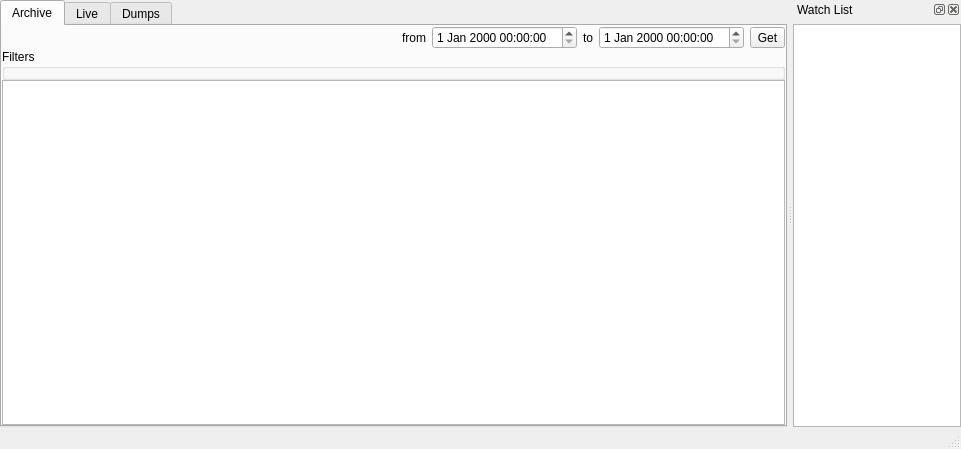
<?xml version="1.0" encoding="UTF-8"?>
<ui version="4.0">
 <class>MainWindow</class>
 <widget class="QMainWindow" name="MainWindow">
  <property name="geometry">
   <rect>
    <x>0</x>
    <y>0</y>
    <width>961</width>
    <height>449</height>
   </rect>
  </property>
  <property name="windowTitle">
   <string>TMInspector</string>
  </property>
  <widget class="QWidget" name="centralWidget">
   <layout class="QHBoxLayout" name="horizontalLayout_3">
    <property name="leftMargin">
     <number>0</number>
    </property>
    <property name="topMargin">
     <number>0</number>
    </property>
    <property name="rightMargin">
     <number>0</number>
    </property>
    <property name="bottomMargin">
     <number>0</number>
    </property>
    <item>
     <widget class="QTabWidget" name="tabWidget">
      <property name="enabled">
       <bool>true</bool>
      </property>
      <property name="tabPosition">
       <enum>QTabWidget::North</enum>
      </property>
      <property name="tabShape">
       <enum>QTabWidget::Rounded</enum>
      </property>
      <property name="currentIndex">
       <number>0</number>
      </property>
      <property name="elideMode">
       <enum>Qt::ElideNone</enum>
      </property>
      <property name="usesScrollButtons">
       <bool>false</bool>
      </property>
      <property name="documentMode">
       <bool>false</bool>
      </property>
      <property name="tabsClosable">
       <bool>false</bool>
      </property>
      <property name="movable">
       <bool>false</bool>
      </property>
      <property name="tabBarAutoHide">
       <bool>false</bool>
      </property>
      <widget class="QWidget" name="tab">
       <attribute name="title">
        <string>Archive</string>
       </attribute>
       <layout class="QVBoxLayout" name="verticalLayout_2">
        <property name="spacing">
         <number>0</number>
        </property>
        <property name="leftMargin">
         <number>0</number>
        </property>
        <property name="topMargin">
         <number>0</number>
        </property>
        <property name="rightMargin">
         <number>0</number>
        </property>
        <property name="bottomMargin">
         <number>0</number>
        </property>
        <item>
         <layout class="QHBoxLayout" name="horizontalLayout">
          <property name="sizeConstraint">
           <enum>QLayout::SetMinimumSize</enum>
          </property>
          <item>
           <spacer name="horizontalSpacer">
            <property name="orientation">
             <enum>Qt::Horizontal</enum>
            </property>
            <property name="sizeType">
             <enum>QSizePolicy::Minimum</enum>
            </property>
            <property name="sizeHint" stdset="0">
             <size>
              <width>300</width>
              <height>20</height>
             </size>
            </property>
           </spacer>
          </item>
          <item>
           <spacer name="horizontalSpacer_2">
            <property name="orientation">
             <enum>Qt::Horizontal</enum>
            </property>
            <property name="sizeType">
             <enum>QSizePolicy::MinimumExpanding</enum>
            </property>
            <property name="sizeHint" stdset="0">
             <size>
              <width>100</width>
              <height>20</height>
             </size>
            </property>
           </spacer>
          </item>
          <item>
           <widget class="QLabel" name="label">
            <property name="text">
             <string>from</string>
            </property>
            <property name="alignment">
             <set>Qt::AlignRight|Qt::AlignTrailing|Qt::AlignVCenter</set>
            </property>
           </widget>
          </item>
          <item>
           <widget class="QDateTimeEdit" name="dateTimeEdit_start"/>
          </item>
          <item>
           <widget class="QLabel" name="label_2">
            <property name="text">
             <string>to</string>
            </property>
            <property name="alignment">
             <set>Qt::AlignRight|Qt::AlignTrailing|Qt::AlignVCenter</set>
            </property>
           </widget>
          </item>
          <item>
           <widget class="QDateTimeEdit" name="dateTimeEdit_stop"/>
          </item>
          <item>
           <widget class="QToolButton" name="commandLinkButton">
            <property name="text">
             <string>Get</string>
            </property>
           </widget>
          </item>
         </layout>
        </item>
        <item>
         <widget class="QGroupBox" name="groupBox_2">
          <property name="title">
           <string>Filters</string>
          </property>
          <property name="flat">
           <bool>false</bool>
          </property>
          <property name="checkable">
           <bool>false</bool>
          </property>
         </widget>
        </item>
        <item>
         <widget class="QTreeView" name="treeView_arch">
          <property name="contextMenuPolicy">
           <enum>Qt::CustomContextMenu</enum>
          </property>
          <property name="editTriggers">
           <set>QAbstractItemView::NoEditTriggers</set>
          </property>
          <property name="expandsOnDoubleClick">
           <bool>false</bool>
          </property>
         </widget>
        </item>
       </layout>
      </widget>
      <widget class="QWidget" name="tab_2">
       <attribute name="title">
        <string>Live</string>
       </attribute>
       <layout class="QVBoxLayout" name="verticalLayout_3">
        <property name="spacing">
         <number>0</number>
        </property>
        <property name="leftMargin">
         <number>0</number>
        </property>
        <property name="topMargin">
         <number>0</number>
        </property>
        <property name="rightMargin">
         <number>0</number>
        </property>
        <property name="bottomMargin">
         <number>0</number>
        </property>
        <item>
         <widget class="QGroupBox" name="groupBox">
          <property name="title">
           <string/>
          </property>
         </widget>
        </item>
        <item>
         <widget class="QTreeView" name="treeView">
          <property name="editTriggers">
           <set>QAbstractItemView::NoEditTriggers</set>
          </property>
          <property name="expandsOnDoubleClick">
           <bool>false</bool>
          </property>
          <attribute name="headerCascadingSectionResizes">
           <bool>false</bool>
          </attribute>
          <attribute name="headerDefaultSectionSize">
           <number>100</number>
          </attribute>
          <attribute name="headerStretchLastSection">
           <bool>false</bool>
          </attribute>
         </widget>
        </item>
       </layout>
      </widget>
      <widget class="QWidget" name="tab_3">
       <attribute name="title">
        <string>Dumps</string>
       </attribute>
       <layout class="QVBoxLayout" name="verticalLayout_5">
        <property name="leftMargin">
         <number>0</number>
        </property>
        <property name="topMargin">
         <number>0</number>
        </property>
        <property name="rightMargin">
         <number>0</number>
        </property>
        <property name="bottomMargin">
         <number>0</number>
        </property>
        <item>
         <widget class="QColumnView" name="columnView">
          <property name="editTriggers">
           <set>QAbstractItemView::NoEditTriggers</set>
          </property>
          <property name="showDropIndicator" stdset="0">
           <bool>false</bool>
          </property>
          <property name="dragDropMode">
           <enum>QAbstractItemView::NoDragDrop</enum>
          </property>
          <property name="selectionMode">
           <enum>QAbstractItemView::SingleSelection</enum>
          </property>
         </widget>
        </item>
       </layout>
      </widget>
     </widget>
    </item>
   </layout>
  </widget>
  <widget class="QStatusBar" name="statusBar">
   <property name="acceptDrops">
    <bool>false</bool>
   </property>
  </widget>
  <widget class="QMenuBar" name="menuBar">
   <property name="geometry">
    <rect>
     <x>0</x>
     <y>0</y>
     <width>961</width>
     <height>22</height>
    </rect>
   </property>
  </widget>
  <widget class="QDockWidget" name="dockWidget">
   <property name="minimumSize">
    <size>
     <width>122</width>
     <height>155</height>
    </size>
   </property>
   <property name="floating">
    <bool>false</bool>
   </property>
   <property name="features">
    <set>QDockWidget::AllDockWidgetFeatures</set>
   </property>
   <property name="windowTitle">
    <string notr="true">Watch List</string>
   </property>
   <attribute name="dockWidgetArea">
    <number>2</number>
   </attribute>
   <widget class="QWidget" name="dockWidgetContents">
    <layout class="QVBoxLayout" name="verticalLayout">
     <property name="spacing">
      <number>5</number>
     </property>
     <property name="leftMargin">
      <number>0</number>
     </property>
     <property name="topMargin">
      <number>5</number>
     </property>
     <property name="rightMargin">
      <number>0</number>
     </property>
     <property name="bottomMargin">
      <number>0</number>
     </property>
     <item>
      <widget class="QListView" name="listView">
       <property name="contextMenuPolicy">
        <enum>Qt::CustomContextMenu</enum>
       </property>
       <property name="editTriggers">
        <set>QAbstractItemView::NoEditTriggers</set>
       </property>
      </widget>
     </item>
    </layout>
   </widget>
  </widget>
  <action name="actionTo_Server">
   <property name="text">
    <string>Live Source</string>
   </property>
  </action>
  <action name="actionEdit">
   <property name="text">
    <string>Settings</string>
   </property>
  </action>
 </widget>
 <layoutdefault spacing="6" margin="11"/>
 <resources/>
 <connections/>
</ui>
